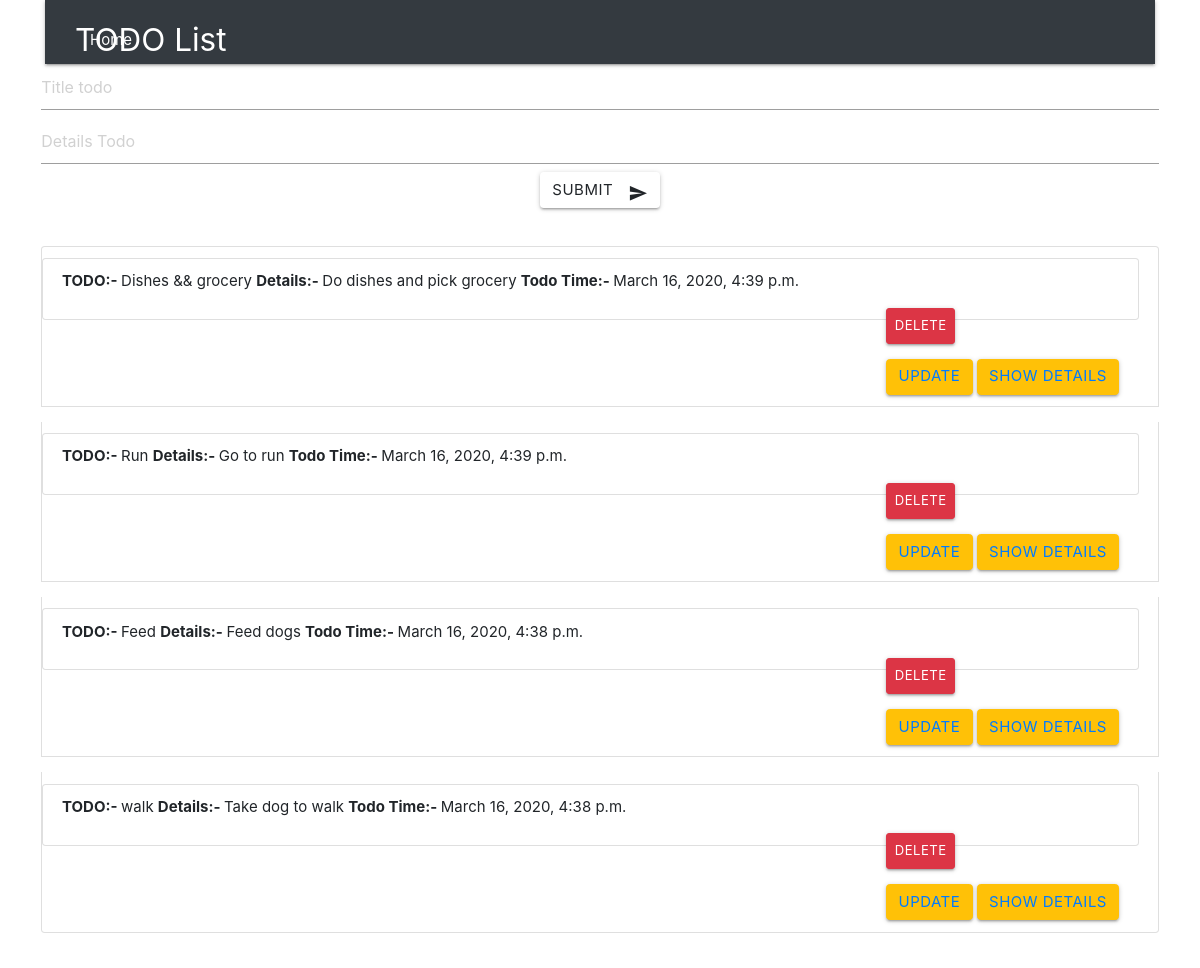
Screenshot of /polls/ with the database file from the repository.
### polls/models.py (models this page shows, shortened)
class Tods(models.Model):
    Title = models.CharField(max_length=200)
    details = models.CharField(max_length=500)
    do_date = models.DateTimeField(auto_now=True)
    class Meta:
        verbose_name_plural = 'Todss'

### polls/views.py (the view)
# urls.py: 2. Add a URL to urlpatterns:  path('', views.home, name='home')
def home(request):
    all_todo = models.Tods.objects.all().order_by("-do_date")
    return render(request, 'polls/index.html', {'all_todo': all_todo})

### polls/templates/polls/index.html (shortened to what this page needs)
{% extends 'base.html' %}
{% block content %}
<div class="row">
    <div class="col s4">
        <div class="center">
            <form action="{% url 'new_add' %}" method="post">
                <input type="text" name="Title" placeholder="Title todo">
                <input type="text" name="details" placeholder="Details Todo">
                <button class="btn waves-effect waves-light" type="submit" name="action">Submit
                    <i class="material-icons right">send</i>
                </button>
            </form>
        </div>
    </div>
</div>
<div class="row mt-4">
    <div class="col">
        <div class="list-group">
            {% for all_todo in all_todo%}
            <ul class="list-group-item">
                <li class="list-group-item"><p> <strong>TODO:- </strong>  {{all_todo.Title}}
                                                <strong>Details:- </strong> {{all_todo.details}}
                                                <strong>Todo Time:- </strong> {{all_todo.do_date}}</p>
                    <div class="float-right">
                        <form action="delete_todo/{{ all_todo.id }}/" method="post">
                            <button type="submit" class="btn btn-sm btn-danger">
                                Delete
                            </button>
                        </form>
                        <button type="button" class="btn btn-warning"> <a href="update_todo/{{ all_todo.id }}/edit">Update</a></button>
                        <button type="button" class="btn btn-warning"> <a href="detail_todo/{{ all_todo.id }}">Show details</a></button>
                    </div>
                </li>
            </ul>
            {% endfor %}
        </div>
    </div>
</div>
{% endblock content %}

### polls/templates/base.html (shortened to what this page needs)
{% load static %}
<html lang="en">
<head>
    <link rel="stylesheet" href="{% static " css
    /style.css" %}">
    <link rel="stylesheet" href="https://cdnjs.cloudflare.com/ajax/libs/materialize/1.0.0/css/materialize.min.css">
    <link rel="stylesheet" href="https://stackpath.bootstrapcdn.com/bootstrap/4.4.1/css/bootstrap.min.css"
>
</head>
<body>
<div class="container">
    <nav class="navbar navbar-dark bg-dark">
        <div class="container">
            <a href="/polls/" class="brand-logo">TODO List</a>
            <ul id="nav-mobile" class="right">
                <li><a href="/">Home</a></li>
            </ul>
        </div>
    </nav>
    {% block content %}
    {% endblock content %}
</div>
</body>
</html>

### rows the page displays
Tods: Title "Dishes && grocery", details "Do dishes and pick grocery", do_date "March 16, 2020, 4:39 p.m."
Tods: Title "Run", details "Go to run", do_date "March 16, 2020, 4:39 p.m."
Tods: Title "Feed", details "Feed dogs", do_date "March 16, 2020, 4:38 p.m."
Tods: Title "walk", details "Take dog to walk", do_date "March 16, 2020, 4:38 p.m."
